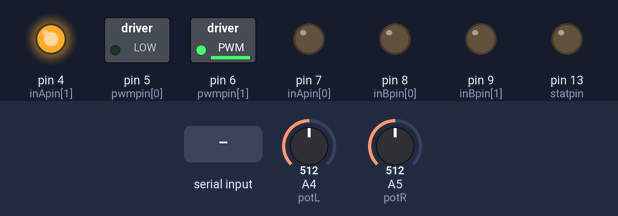
Recording of a sketch running on a simulated Arduino Uno, built with avr-gcc and run on an emulated ATmega328P. Parts: switched loads named in the sketch (green lamp = pin HIGH), output pins drawn as LEDs (lit = HIGH). Inputs (shaded band) come from the test bench; at power-on: A5 (potR) = 512, A4 (potL) = 512.

Above: at 1.2 s.
1.3 s: A5 (potR) set to 539
At 2.1 s:
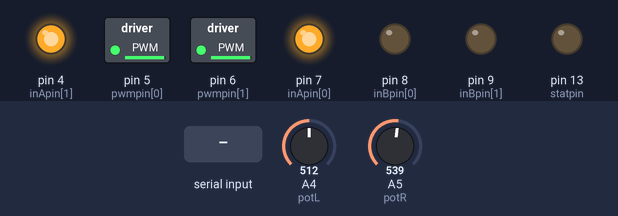
2.8 s: A4 (potL) set to 480
At 4.0 s:
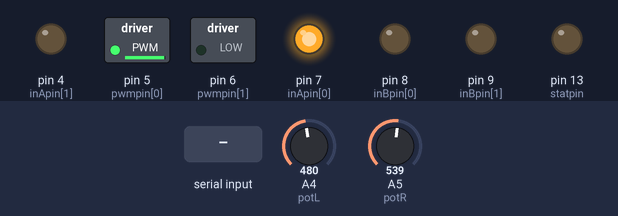
4.3 s: "L90\n" received over Serial
At 5.4 s:
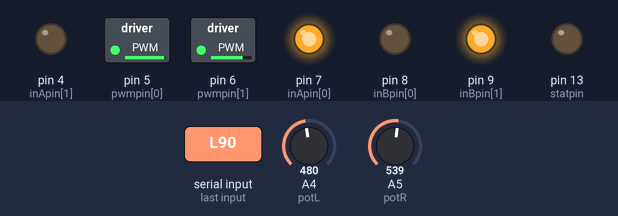
5.8 s: A5 (potR) set to 511
At 6.8 s:
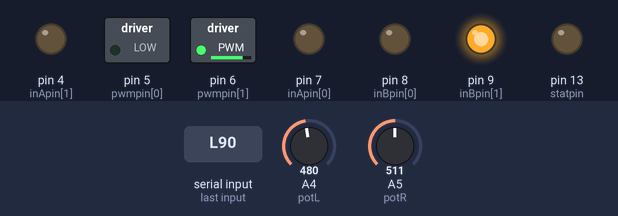
7.3 s: A4 (potL) set to 511
At 7.7 s:
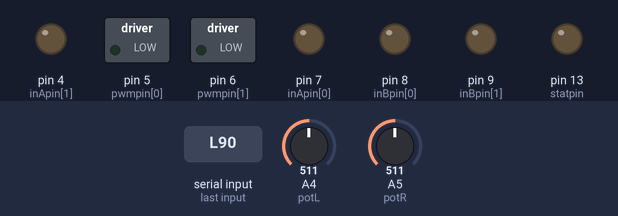
8.8 s: A5 (potR) set to 492
10.3 s: A5 (potR) set to 466
At 11.4 s:
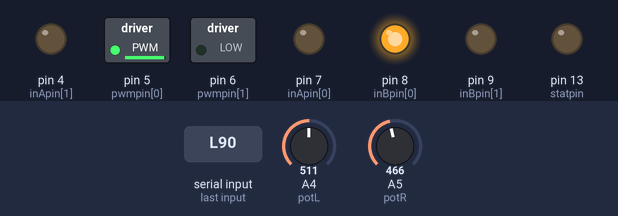
Timing chart, 0 to 12.8 s (numbered marks = the images above; inputs shaded):
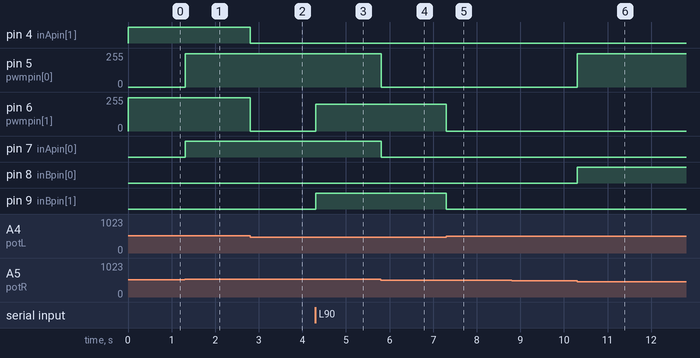

Measured:
- the behaviour switches between 521 and 522 on A5 (potR) (found by bisection; images 0 and 1)
- the behaviour switches between 494 and 493 on A4 (potL) (found by bisection; images 1 and 2)
- the behaviour switches between 481 and 480 on A5 (potR) (found by bisection; images 5 and 6)
- after the input at 1.3 s, pin 5 (pwmpin[0]): 0/255 → 250/255 at once; pin 7 (inApin[0]): LOW → HIGH at once
- after the input at 2.8 s, pin 4 (inApin[1]): HIGH → LOW at once; pin 6 (pwmpin[1]): 250/255 → 0/255 at once
- after the input at 4.3 s, pin 6 (pwmpin[1]): 0/255 → 200/255 at once; pin 9 (inBpin[1]): LOW → HIGH at once
- after the input at 5.8 s, pin 5 (pwmpin[0]): 250/255 → 0/255 at once; pin 7 (inApin[0]): HIGH → LOW at once
- after the input at 7.3 s, pin 6 (pwmpin[1]): 200/255 → 0/255 at once; pin 9 (inBpin[1]): HIGH → LOW at once
- after the input at 8.8 s, every drawn part: stays the same
- after the input at 10.3 s, pin 5 (pwmpin[0]): 0/255 → 250/255 at once; pin 8 (inBpin[0]): LOW → HIGH at once

The sketch:

firmware.ino
```cpp
/*
 2 degree of freedom seat mover based on monster shield (https://www.sparkfun.com/products/10182)
 2017.01.08 Joao Coutinho https://b.joaoubaldo.com
*/


#define RV  1  // VNH2SP30 param
#define FW  2  // VNH2SP30 param

#define motLeft 1  // Left motor index
#define motRight 0  // Right motor index

#define potL A4  // Left potentiometer pin
#define potR A5  // Right potentiometer pin

int shortDist = 40;
int mediumDist = 70;

int pwmMax = 250;  // Max speed for both motors
float pwmLow = 0.8;  // Percent of speed for short distances
float pwmMid = 0.9;  // Percent of speed for medium distances

boolean revL = false;  // Reverse left potentiometer values
int potMiniL=100;  // Left pot minimum value
int potMaxiL=850;  // Left pot maximum value

const boolean revR = true;  // Reverse right potentiometer values
int potMiniR=100;  // Right pot minimum value
int potMaxiR=900;  // Right pot minimum value

int toleration = 20;  // dead zone - if motors need to move less or equal than this value, they don't move.


/* Configuration end */


/* VNH2SP30 pin definitions */
int inApin[2] = {
  7, 4}; // INA: Clockwise input
int inBpin[2] = {
  8, 9}; // INB: Counter-clockwise input
int pwmpin[2] = {
  5, 6}; // PWM input
int cspin[2] = {
  2, 3}; // CS: Current sense ANALOG input
int enpin[2] = {
  0, 1}; // EN: Status of switches output (Analog pin)
int statpin = 13; //not explained by Sparkfun

int DataValueL=0;
int DataValueR=0;

void setup() {
  Serial.begin(115200);

  pinMode(statpin, OUTPUT); //not explained by Sparkfun
  digitalWrite(statpin, LOW);

  for (int i=0; i<2; i++)
  {
    pinMode(inApin[i], OUTPUT);
    pinMode(inBpin[i], OUTPUT);
    pinMode(pwmpin[i], OUTPUT);
  }

  // Stop motors
  for (int i=0; i<2; i++)
  {
    digitalWrite(inApin[i], LOW);
    digitalWrite(inBpin[i], LOW);
  }

  center_motors();
}

void loop() {
  byte Data[3] = {'0', '0', '0'};

  if (Serial.available() > 2) {
    Data[0]=Serial.read();
    if (Data[0]=='R'){
      Data[1]=Serial.read();
      Data[2]=Serial.read();
      DataValueR=NormalizeData(Data, potMiniR, potMaxiR, revR);
    }
    else if (Data[0]=='L') {
      Data[1]=Serial.read();
      Data[2]=Serial.read();
      DataValueL=NormalizeData(Data, potMiniL, potMaxiL, revL);
    }
    else if (Data[0]=='T') {
      Data[1]=Serial.read();
      Data[2]=Serial.read();
      if (Data[1]=='e' && Data[2]=='l') {
        Serial.print("Current: ");
        Serial.print(analogRead(potL));
        Serial.print(" R: ");
        Serial.println(analogRead(potR));

        Serial.print("L: ");
        Serial.print(potMiniL);
        Serial.print(" ");
        Serial.print(potMaxiL);
        Serial.print(" R: ");
        Serial.print(potMiniR);
        Serial.print(" ");
        Serial.println(potMaxiR);
      }
    }
  }
  else if (Serial.available() > 16)
    Serial.flush();

  motorMotion(motLeft, analogRead(potL), DataValueL, potMiniL, potMaxiL, toleration);
  delay(10);
  motorMotion(motRight, analogRead(potR), DataValueR, potMiniR, potMaxiR, toleration);
}

void center_motors() {
  byte l[3] = {'R', '7', 'F'};
  byte r[3] = {'R', '7', 'F'};

  DataValueL=NormalizeData(l, potMiniL, potMaxiL, revL);
  DataValueR=NormalizeData(r, potMiniR, potMaxiR, revR);
}

void motorMotion(int numMot,int actualPos,int targetPos, int potMini, int potMaxi, int tol) {
  int gap;
  int pwm;
  int brakingDistance=0;

  targetPos=constrain(targetPos,potMini+brakingDistance,potMaxi-brakingDistance);

  gap=abs(targetPos-actualPos);

  if (gap <= tol) {
    motorOff(numMot);
  }
  else {
    pwm=pwmMax;
    if (gap>shortDist)
      pwm = (int)pwmMax*pwmLow;
    if (gap>mediumDist)
      pwm = (int)pwmMax*pwmMid;

    if ((actualPos<potMini) || (actualPos<targetPos))
      motorGo(numMot, FW, pwm);
    else if ((actualPos>potMaxi) || (actualPos>targetPos))
      motorGo(numMot, RV, pwm);
  }
}

void motorOff(int motor) {
  digitalWrite(inApin[motor], LOW);
  digitalWrite(inBpin[motor], LOW);
  analogWrite(pwmpin[motor], 0);
}

void motorGo(uint8_t motor, uint8_t direct, uint8_t pwm) {
  if (motor <= 1)
  {
    if (direct <= 4)
    {
      // Set inA[motor]
      if (direct <= 1)
        digitalWrite(inApin[motor], HIGH);
      else
        digitalWrite(inApin[motor], LOW);

      // Set inB[motor]
      if ((direct== 0) || (direct == 2))
        digitalWrite(inBpin[motor], HIGH);
      else
        digitalWrite(inBpin[motor], LOW);

      analogWrite(pwmpin[motor], pwm);
    }
  }
}

int NormalizeData(byte x[3], int potMini, int potMaxi, boolean rev) {
  int result;

  if (x[2]==13) //only a LSB and Carrier Return
  {
    x[2]=x[1]; //move MSB to LSB
    x[1]='0'; //clear MSB
  }
  for (int i=1; i<3; i++)
  {
    if (x[i]>47 && x[i]<58 ){//for xA to xF
      x[i]=x[i]-48;
    }
    if ( x[i]>64 && x[i]<71 ){//for x0 to x9
      x[i]=x[i]-55;
    }
  }

  if (rev)
    result=map(255-(x[1]*16+x[2]),0,255,potMini,potMaxi);
  else
    result=map((x[1]*16+x[2]),0,255,potMini,potMaxi);

  return result;
}
```
